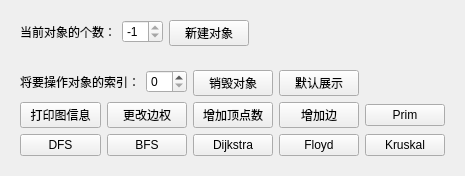
             <widget class="QWidget" name="undirectionGraphPage">
              <attribute name="title">
               <string notr="true">无向图</string>
              </attribute>
              <layout class="QFormLayout" name="formLayout">
               <item row="0" column="0">
                <widget class="QWidget" name="undirectionGraphInfoWidget" native="true">
                 <layout class="QGridLayout" name="gridLayout_4">
                  <item row="0" column="0">
                   <layout class="QGridLayout" name="undirectionGraphInfoGridLayout">
                    <item row="0" column="0">
                     <layout class="QFormLayout" name="undirectionGraphCountFormLayout">
                      <item row="0" column="0">
                       <widget class="QLabel" name="undirectionGraphCountLabel">
                        <property name="text">
                         <string notr="true">当前对象的个数：</string>
                        </property>
                       </widget>
                      </item>
                      <item row="0" column="1">
                       <widget class="QSpinBox" name="undirectionGraphCountSpinBox">
                        <property name="readOnly">
                         <bool>true</bool>
                        </property>
                        <property name="prefix">
                         <string notr="true"/>
                        </property>
                        <property name="minimum">
                         <number>-1</number>
                        </property>
                        <property name="value">
                         <number>-1</number>
                        </property>
                       </widget>
                      </item>
                     </layout>
                    </item>
                    <item row="0" column="1">
                     <widget class="QPushButton" name="undirectionGraphCreateObjectPushButton">
                      <property name="text">
                       <string notr="true">新建对象</string>
                      </property>
                     </widget>
                    </item>
                   </layout>
                  </item>
                 </layout>
                </widget>
               </item>
               <item row="1" column="0">
                <widget class="QWidget" name="undirectionGraphOptionWidget" native="true">
                 <property name="enabled">
                  <bool>true</bool>
                 </property>
                 <layout class="QGridLayout" name="gridLayout_5">
                  <item row="0" column="0" colspan="2">
                   <layout class="QFormLayout" name="undirectionGraphIndexFormLayout">
                    <item row="0" column="0">
                     <widget class="QLabel" name="undirectionGraphIndexLabel">
                      <property name="text">
                       <string notr="true">将要操作对象的索引：</string>
                      </property>
                     </widget>
                    </item>
                    <item row="0" column="1">
                     <widget class="QSpinBox" name="undirectionGraphIndexSpinBox"/>
                    </item>
                   </layout>
                  </item>
                  <item row="0" column="2">
                   <widget class="QPushButton" name="undirectionGraphDestoryObjectPushButton">
                    <property name="text">
                     <string notr="true">销毁对象</string>
                    </property>
                   </widget>
                  </item>
                  <item row="0" column="3">
                   <widget class="QPushButton" name="undirectionGraphDefaultShowObjectPushButton">
                    <property name="enabled">
                     <bool>true</bool>
                    </property>
                    <property name="text">
                     <string notr="true">默认展示</string>
                    </property>
                   </widget>
                  </item>
                  <item row="1" column="0">
                   <widget class="QPushButton" name="undirectionGraphDisplayInfoPushButton">
                    <property name="text">
                     <string notr="true">打印图信息</string>
                    </property>
                   </widget>
                  </item>
                  <item row="1" column="1">
                   <widget class="QPushButton" name="undirectionGraphreAssignWeightPushButton">
                    <property name="text">
                     <string notr="true">更改边权</string>
                    </property>
                   </widget>
                  </item>
                  <item row="1" column="2">
                   <widget class="QPushButton" name="undirectionGraphAddVertexPushButton">
                    <property name="text">
                     <string notr="true">增加顶点数</string>
                    </property>
                   </widget>
                  </item>
                  <item row="1" column="3">
                   <widget class="QPushButton" name="undirectionGraphAddEdgeDeletePushButton">
                    <property name="text">
                     <string notr="true">增加边</string>
                    </property>
                   </widget>
                  </item>
                  <item row="1" column="4">
                   <widget class="QPushButton" name="undirectionGrapPrimPushButton">
                    <property name="text">
                     <string notr="true">Prim</string>
                    </property>
                   </widget>
                  </item>
                  <item row="2" column="0">
                   <widget class="QPushButton" name="undirectionGraphDFSPushButton">
                    <property name="text">
                     <string notr="true">DFS</string>
                    </property>
                   </widget>
                  </item>
                  <item row="2" column="1">
                   <widget class="QPushButton" name="undirectionGraphBFSPushButton">
                    <property name="text">
                     <string notr="true">BFS</string>
                    </property>
                   </widget>
                  </item>
                  <item row="2" column="2">
                   <widget class="QPushButton" name="undirectionGraphDijkstraPushButton">
                    <property name="text">
                     <string notr="true">Dijkstra</string>
                    </property>
                   </widget>
                  </item>
                  <item row="2" column="3">
                   <widget class="QPushButton" name="undirectionGraphFloydPushButton">
                    <property name="text">
                     <string notr="true">Floyd</string>
                    </property>
                   </widget>
                  </item>
                  <item row="2" column="4">
                   <widget class="QPushButton" name="undirectionGrapKruskalPushButton">
                    <property name="text">
                     <string notr="true">Kruskal</string>
                    </property>
                   </widget>
                  </item>
                 </layout>
                </widget>
               </item>
              </layout>
             </widget>
